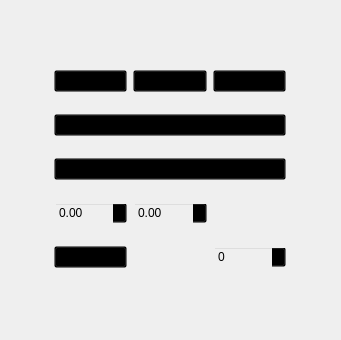
<?xml version="1.0" encoding="UTF-8"?>
<ui version="4.0">
 <class>ABCI_Plot</class>
 <widget class="QWidget" name="ABCI_Plot">
  <property name="geometry">
   <rect>
    <x>0</x>
    <y>0</y>
    <width>341</width>
    <height>340</height>
   </rect>
  </property>
  <property name="windowTitle">
   <string>Form</string>
  </property>
  <layout class="QGridLayout" name="gridLayout">
   <item row="0" column="0">
    <widget class="QWidget" name="w_Bottom" native="true">
     <property name="minimumSize">
      <size>
       <width>250</width>
       <height>250</height>
      </size>
     </property>
     <property name="maximumSize">
      <size>
       <width>250</width>
       <height>250</height>
      </size>
     </property>
     <property name="styleSheet">
      <string notr="true">background-color:transparent;</string>
     </property>
     <layout class="QGridLayout" name="gridLayout_2">
      <item row="4" column="0">
       <widget class="QComboBox" name="comboBox"/>
      </item>
      <item row="0" column="1">
       <widget class="QComboBox" name="comboBox_4"/>
      </item>
      <item row="4" column="2">
       <widget class="QSpinBox" name="spinBox"/>
      </item>
      <item row="3" column="1">
       <widget class="QDoubleSpinBox" name="doubleSpinBox_2"/>
      </item>
      <item row="2" column="0" colspan="3">
       <widget class="QCheckableComboBox" name="checkableComboBox"/>
      </item>
      <item row="0" column="2">
       <widget class="QComboBox" name="comboBox_3"/>
      </item>
      <item row="0" column="0">
       <widget class="QComboBox" name="comboBox_2"/>
      </item>
      <item row="1" column="0" colspan="3">
       <widget class="QCheckableComboBox" name="checkableComboBox_2"/>
      </item>
      <item row="3" column="0">
       <widget class="QDoubleSpinBox" name="doubleSpinBox"/>
      </item>
     </layout>
    </widget>
   </item>
  </layout>
 </widget>
 <customwidgets>
  <customwidget>
   <class>QCheckableComboBox</class>
   <extends>QComboBox</extends>
   <header>QCheckableComboBox</header>
  </customwidget>
 </customwidgets>
 <resources/>
 <connections/>
</ui>
